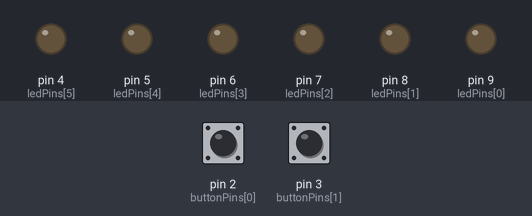
This sketch was run on a simulated Arduino Uno, built with avr-gcc and run on an emulated ATmega328P. Shown: output pins drawn as LEDs (lit = HIGH). Inputs (shaded band) come from the test bench; at power-on: pin 2 (buttonPins[0]) HIGH, pin 3 (buttonPins[1]) HIGH.

Above: at 1.2 s.
1.3 s: pin 2 (buttonPins[0]) pulled LOW for 0.15 s
At 2.4 s:
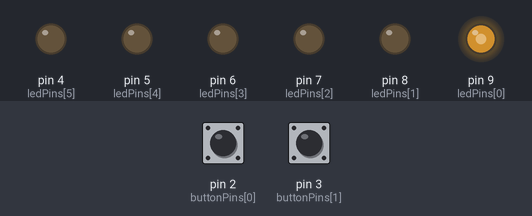
2.9 s: pin 2 (buttonPins[0]) pulled LOW for 1 s
At 3.6 s:
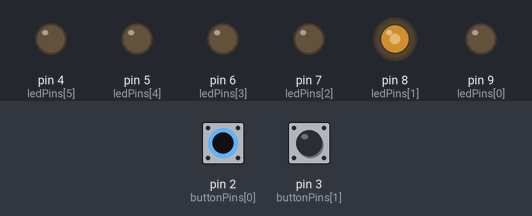
5.4 s: pin 2 (buttonPins[0]) pulled LOW for 0.15 s
At 6.0 s:
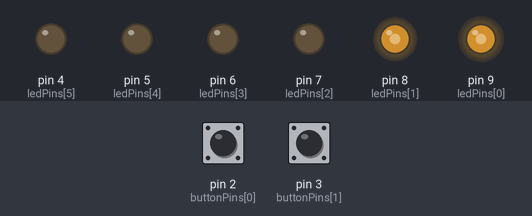
7.0 s: pin 2 (buttonPins[0]) pulled LOW for 3.2 s
At 7.4 s:
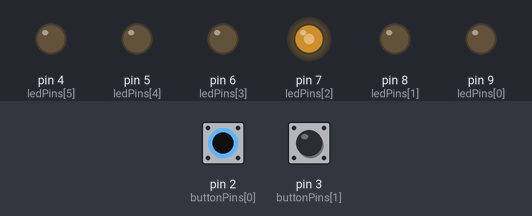
11.7 s: pin 2 (buttonPins[0]) pulled LOW for 0.15 s
At 12.7 s:
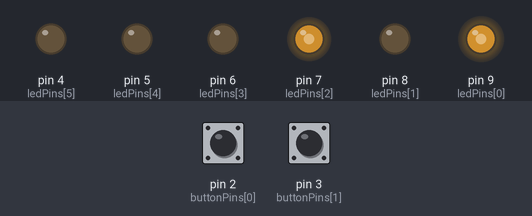
13.3 s: pin 2 (buttonPins[0]) pulled LOW for 1 s
At 13.9 s:
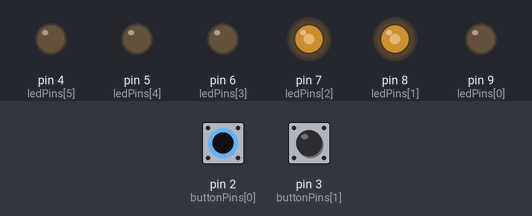
Timing chart, 0 to 16.3 s (numbered marks = the images above; inputs shaded):
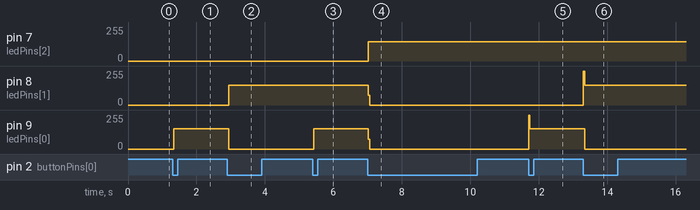

Measured:
- after the input at 1.3 s, pin 9 (ledPins[0]): 0/255 → 152/255 at once
- after the input at 2.9 s, pin 8 (ledPins[1]): 0/255 → 149/255 at once; pin 9 (ledPins[0]): 152/255 → 0/255 at once
- after the input at 5.4 s, pin 9 (ledPins[0]): 0/255 → 151/255 at once
- after the input at 7.0 s, pin 7 (ledPins[2]): 0/255 → 145/255 at once; pin 8 (ledPins[1]): 149/255 → 0/255 at once; pin 9 (ledPins[0]): 151/255 → 0/255 at once
- after the input at 11.7 s, pin 9 (ledPins[0]): 0/255 → 151/255 at once
- after the input at 13.3 s, pin 8 (ledPins[1]): 0/255 → 148/255 at once; pin 9 (ledPins[0]): 151/255 → 0/255 at once

The sketch:

test_sequence.ino
```cpp
/*
 * This is a test routine to run through the LED's in sequence.
 * This function will take two input values. The first is the delay
 * time between counts and the second is the max number the LED's
 * will count to.
 *
 * **********NOTE************
 * The max number the current configuration
 * of 6 LED's can display is 64 values including zero
 */
void testSequence(int delayTime, int count) {
  for (int i = 0; i <= count; i++) {
    //Call binaryLight function and pass in the loop iteration
    binaryLight(i + 1);
    delay(delayTime);
  }
}
```

binary_counter_v4_interupt_input_.ino
```cpp
//Variables
int ledPins [] = {9,8,7,6,5,4};
//There used to be two buttons in the original
//design but for testing sake there will be only one
int buttonPins [] = {2,3};
int leftButtonState = 1;
int rightButtonState = 1;
int lastPressState;
volatile int total_1 = 0;
volatile int total_2 = 0;
int listSwitch = 1;
int lastSwitch;
// These variables are used for checking and storing times
int initialTime;
int lastTime;
int timeNow;
int difference;
//The amount of time the right button needs to be held to reset the count
int holdTime = 2500;
int quickPress = 200;

//Testing code declarition
void switchSequence(int listSet, int blinkDelay = 100) {
  if (listSet == 1) {
    binaryLight(7);
    delay(blinkDelay);
    binaryLight(0);
    delay(blinkDelay);
    }
  else {
    binaryLight(56);
    delay(blinkDelay);
    binaryLight(0);
    delay(blinkDelay);
    }
  }
//End function test

void setup() {
  Serial.begin(9600);
//Sets up all of the output pins fo LED's and default to LOW
  for (int i = 0; i < 7; i++) {
    pinMode(ledPins[i], OUTPUT);
    digitalWrite(ledPins[i], LOW);
  }

//Sets the input pin for buttons
   pinMode(buttonPins[0], INPUT_PULLUP);
   pinMode(buttonPins[1], INPUT_PULLUP);

   attachInterrupt(digitalPinToInterrupt(buttonPins[0]), countUp, FALLING);

}

void loop() {
  binaryLight(total_1);
}

void countUp() {
  if (digitalRead(buttonPins[1]) == LOW) {
    total_1 --;
  }
  else {
    total_1 ++;
  }
}
```

binary_light.ino
```cpp
/*
 * This is a function that will take an integer inout and then
 * convert it to a binary number. This number then gets parsed out
 * to it's 1's and 0's to then reprisent the HIGH and LOW states
 * for the pins. The output will be digitalWrite to the LED pins
 * which then sets each one to HIGH or LOW
 */
void binaryLight(int x) {
  //Convert the integer passed in to the binary equvilant
  byte binaryNumber = byte(x);
  //This loop will run through the sequence of LED's and
  //turn them all of to reset LED's state to LOW
  for (int i = 0; i < 7; i++) {
    //Write each LED to LOW
    digitalWrite(ledPins[i], LOW);
  }
  //Write each LED to the corosponding binary 1 or 0
  for (int i = 0; i < 7; i++) {
    //digitalWrite pin to HIGH if the bit is equal to 1
    if (bitRead(x, i) == 1) {
      digitalWrite(ledPins[i], HIGH);
    }
    else {
      //digitalWrite pin to LOW if the bit is equal to 0
      digitalWrite(ledPins[i], LOW);
    }
  }
}
```

switch_sequence.ino
```cpp
//void switchSequence(int listSet, int blinkDelay = 100) {
//  if (listSet == 1) {
//    binaryLight(7);
//    delay(blinkDelay);
//    binaryLight(0);
//    delay(blinkDelay);
//    }
//  else {
//    binaryLight(56);
//    delay(blinkDelay);
//    binaryLight(0);
//    delay(blinkDelay);
//    }
//  }

void testSwitch(int switchList) {
  while (true) {
    switchSequence(switchList);
    }
  }
```
